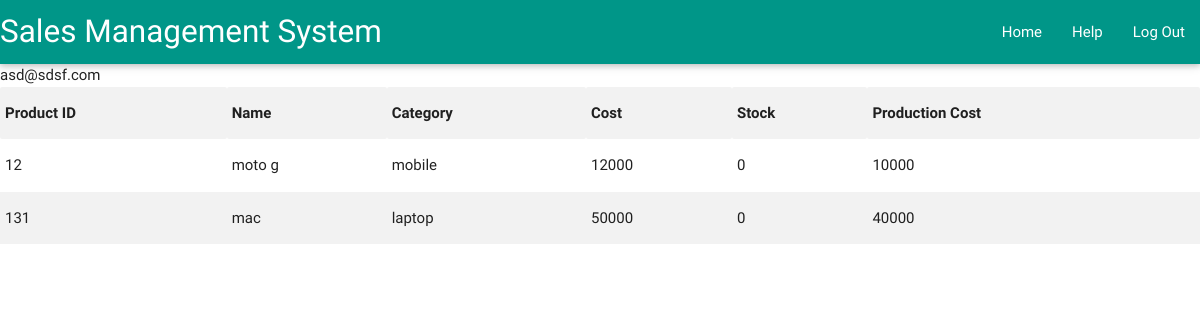
The app's page /productlist.php (signed in) with its own data.
### tables this page shows
CREATE TABLE `product` (
  `PID` varchar(10) NOT NULL,
  `UNITSM` int(10) NOT NULL,
  `CATEGORY` varchar(10) NOT NULL,
  `NAME` varchar(20) NOT NULL,
  `COST` int(15) NOT NULL,
  `STOCK` int(11) NOT NULL,
  `PRODUCTIONCOST` int(15) NOT NULL
);

### productlist.php (the view, shortened to what this page needs)
<!DOCTYPE html>
<html>
<head>
    <link rel="stylesheet" href="css/global.css">
    <link rel="stylesheet" href="css/materialize.css">
    <link rel="stylesheet" href="css/materialize.min.css">
    <link rel="stylesheet" href="font/material-design-icons">
    <link rel="stylesheet" href="font/roboto">
    <nav>
        <div class="nav-wrapper teal ">
            <a href="#" class="brand-logo">Sales Management System</a>
            <ul id="nav-mobile" class="right hide-on-med-and-down">
                <li><a href="manager.php">Home</a></li>
                <li><a href="help.html">Help</a></li>
                <li><a href="logout.php">Log Out</a></li>
            </ul>
        </div>
    </nav>
</head>
<body>
    <?php
echo $_SESSION['email'] ;
          $strSQL = "SELECT * FROM product";
          $query=mysql_query($strSQL);
          if(mysql_num_rows($query)==0)
          {
              echo "<h3>No Products Found</h3><p class='center-align'>Redirecting to HOME</p>";
              echo '<div class="progress">
                  <div class="indeterminate"></div>
             </div>';
              header( "refresh:3;url=manager.html" );
          }
          else
          {
              echo "
                   <table border='0'  class=\"striped\" >
                      <tr>
                        <th>Product ID</th>
                        <th>Name</th>
                        <th>Category</th>
                        <th>Cost</th>
                        <th>Stock</th>
                        <th>Production Cost</th>
                      </tr>";
              while($runrows= mysql_fetch_assoc($query))
              {
                  $name = $runrows['NAME'];
                  $pid = $runrows['PID'];
                  $category = $runrows['CATEGORY'];
                  $cost = $runrows['COST'];
                  $stock = $runrows['STOCK'];
                  $productioncost = $runrows['PRODUCTIONCOST'];
                  echo "
                  <tr>
                    <td>$pid</td>
                    <td>$name</td>
                    <td>$category</td>
                    <td>$cost</td>
                    <td>$stock</td>
                    <td>$productioncost</td>
                  </tr>
                   ";
              }
          }
           echo " </table>";
             ?>
</body>
</html>

### css/global.css (style rules this page uses)
html { backface-visibility: visible; font-family: "Trebuchet MS", sans-serif; margin: auto; align-content:stretch; }

### records on screen
product: PID "12", NAME "moto g", CATEGORY "mobile", COST "12000", STOCK "0", PRODUCTIONCOST "10000"
product: PID "131", NAME "mac", CATEGORY "laptop", COST "50000", STOCK "0", PRODUCTIONCOST "40000"

### other values on screen
$_SESSION['email'] "asd@sdsf.com"
